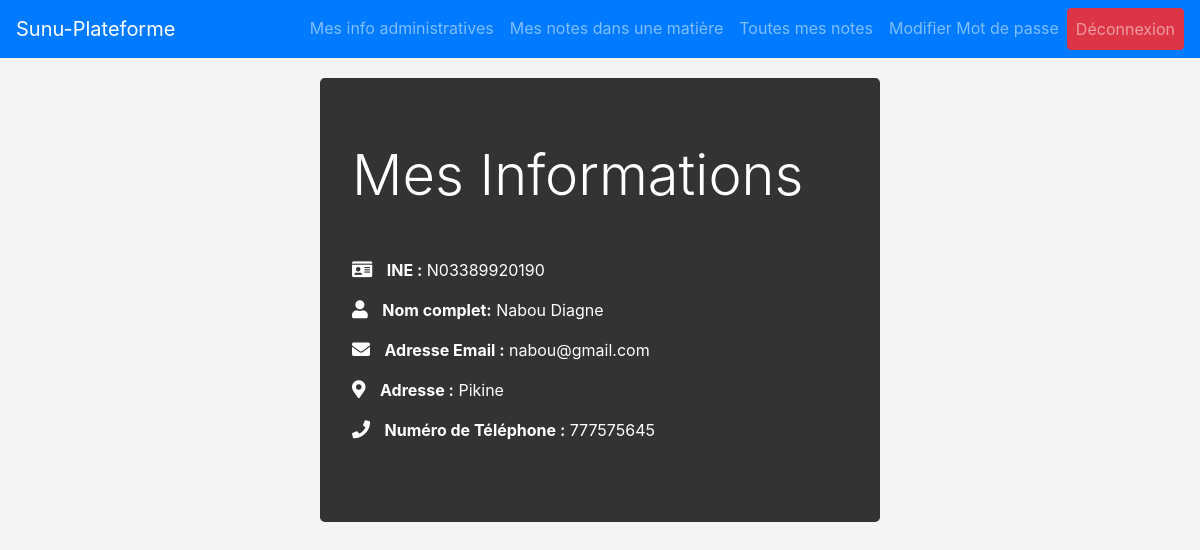
Screenshot of /etudiants/voir_infos.php (signed in) with the database file from the repository.
### tables this page shows
CREATE TABLE `utilisateurs` (
  `id_utilisateur` int(11) NOT NULL,
  `ine` varchar(20) DEFAULT NULL,
  `nom_complet` varchar(50) DEFAULT NULL,
  `adresse` varchar(255) DEFAULT NULL,
  `numero_telephone` varchar(20) DEFAULT NULL,
  `email` varchar(100) NOT NULL,
  `mot_de_passe` varchar(255) DEFAULT NULL,
  `type` enum('étudiant','administrateur') DEFAULT NULL
);

### etudiants/voir_infos.php (the view, shortened to what this page needs)
<?php
require_once '../config.php';
$sql_info_etudiant = "SELECT * FROM utilisateurs WHERE id_utilisateur = :id_utilisateur";
$stmt_info_etudiant = $pdo->prepare($sql_info_etudiant);
$stmt_info_etudiant->execute(['id_utilisateur' => $_SESSION['id_utilisateur']]);
$etudiant = $stmt_info_etudiant->fetch(PDO::FETCH_ASSOC);
?>
<!DOCTYPE html>
<html lang="fr">
<head>
    <link href="https://stackpath.bootstrapcdn.com/bootstrap/4.5.2/css/bootstrap.min.css" rel="stylesheet">
    <link href="https://cdnjs.cloudflare.com/ajax/libs/font-awesome/5.15.4/css/all.min.css" rel="stylesheet">
</head>
<body>
    <?php include("navbar.php"); ?>
    <div class="container">
        <div class="jumbotron">
            <h2 class="display-4">Mes Informations</h2>
            <hr class="my-4">
            <p><i class="fas fa-id-card"></i> <strong>INE :</strong> <?php echo $etudiant['ine']; ?></p>
            <p><i class="fas fa-user"></i> <strong>Nom complet:</strong> <?php echo $etudiant['nom_complet']; ?></p>
            <p><i class="fas fa-envelope"></i> <strong>Adresse Email :</strong> <?php echo $etudiant['email']; ?></p>
            <p><i class="fas fa-map-marker-alt"></i> <strong>Adresse :</strong> <?php echo $etudiant['adresse']; ?></p>
            <p><i class="fas fa-phone"></i> <strong>Numéro de Téléphone :</strong> <?php echo $etudiant['numero_telephone']; ?></p>
        </div>
    </div>
</body>
</html>

### etudiants/voir_infos.php (style rules this page uses)
body { background-color: #F4F4F4; }
.container { max-width: 600px; margin: 0 auto; padding: 20px; }
.jumbotron { background-color: #333; color: #fff; }
.jumbotron i { font-size: 18px; margin-right: 10px; }

### rows the page displays
utilisateurs: ine "N03389920190", nom_complet "Nabou Diagne", email "nabou@gmail.com", adresse "Pikine", numero_telephone "777575645"
